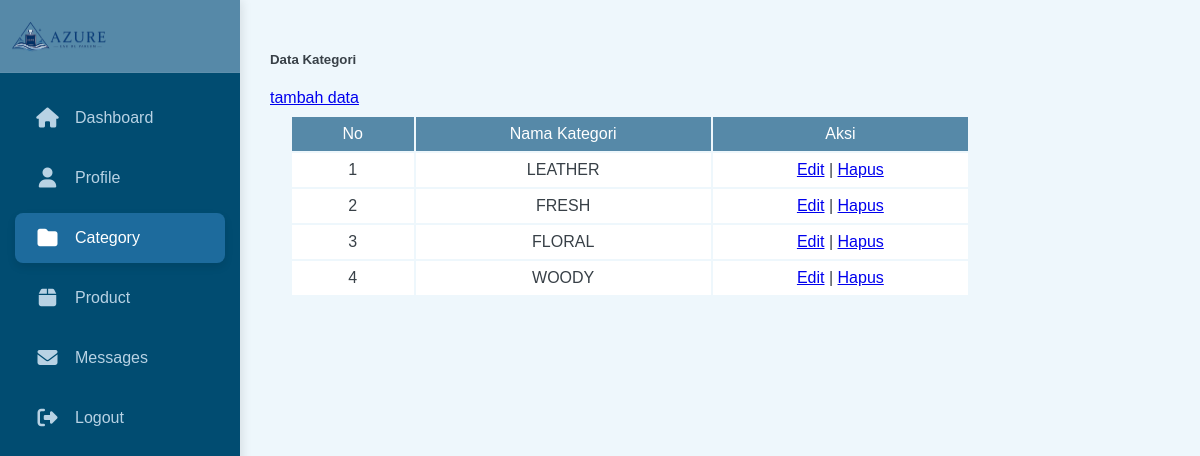
Page /admin/kategori_data.php (signed in) on the committed database.
### tables this page shows
CREATE TABLE `tb_category` (
  `category_id` int(11) NOT NULL,
  `category_name` varchar(50) NOT NULL
);

### admin/kategori_data.php (the view, shortened to what this page needs)
<?php include ('session.php'); ?>
<html lang="en">
<head>
      <link rel="stylesheet" href="../css/styleadmin.css">
      <link rel="stylesheet" href="https://cdnjs.cloudflare.com/ajax/libs/font-awesome/6.4.2/css/all.min.css">
</head>
<body>
    <div class="wrapper">
         <div class="wrapper">
        <div class="sidebar">
             <div class="sidebar-title"><img src="../img/logo.png" class="welcome-img"></div>
                <ul>
                    <?php include 'sidebar.php' ?>
                </ul>
            </div>
        </div>
        <div class="section">
            <h5 class="card-title">Data Kategori</h5>
            <p><a href="kategori_tambah.php">tambah data</a></p>
            <table class="table1"width="80%">
                <tr>
                    <th>No</th>
                    <th>Nama Kategori</th>
                    <th>Aksi</th>
                </tr>
                <?php
                    $no = 1;
                    $kategori = mysqli_query($conn, "SELECT * FROM tb_category ORDER BY category_id DESC");
                    if(mysqli_num_rows($kategori) > 0)
                    while($row = mysqli_fetch_array($kategori)) {
                ?>
                <tr>
                    <td><?php echo $no++; ?></td>
                    <td><?php echo $row['category_name']; ?></td>
                    <td>
                        <a href="kategori_edit.php?id=<?php echo $row['category_id']; ?>">Edit</a> |
                        <a href="hapus_proses.php?idk=<?php echo $row['category_id']; ?>" onclick="return confirm('Yakin ingin menghapus kategori ini?')">Hapus</a>
                    </td>
                </tr>
                <?php }else { ?>
                    <tr>
                        <td colspan="3">Tidak ada data</td>
                    </tr>
                <?php } ?>
            </table>
        </div>
    </div>
</body>
</html>

### css/styleadmin.css (style rules this page uses)
body { font-family: 'Nunito , sans-serif'; color: #384047; }
.table1 tr th { background: #5689A8; color: #fff; font-weight: normal; }
.table1, th, td { padding: 8px 20px; text-align: center; }
.table1 tr { background-color: #ffffff; }
*, *:before, *:after { -moz-box-sizing: border-box; -webkit-box-sizing: border-box; box-sizing: border-box; }
@media screen and (min-width: 480px) { body { padding: 0px; margin: 0px; font-family: arial; } }
.welcome-img { width: 100px; display: block; }
.sidebar { width: 240px; background-color: #014c71; position: fixed; left: 0; bottom: 0; top: 0; transition: 0.3s; z-index: 100; box-shadow: 2px 0 10px rgba(0,0,0,0.1); }
.sidebar-title { color: #ffffff; text-align: center; line-height: 80px; font-size: 20px; letter-spacing: 1px; padding: 20px 10px; background-color: #5689A8; border-bottom: 1px solid rgba(255,255,255,0.05); }
.sidebar ul { margin-top: 20px; padding: 0 15px; }
.section { position: relative; width: auto; transition: 0.3s; padding: 30px; margin-left: 240px; background-color: #eef7fc; min-height: 100vh; }
h2, h3, p { margin: 0; }

### rows in the picture
tb_category: category_name "LEATHER"
tb_category: category_name "FRESH"
tb_category: category_name "FLORAL"
tb_category: category_name "WOODY"
